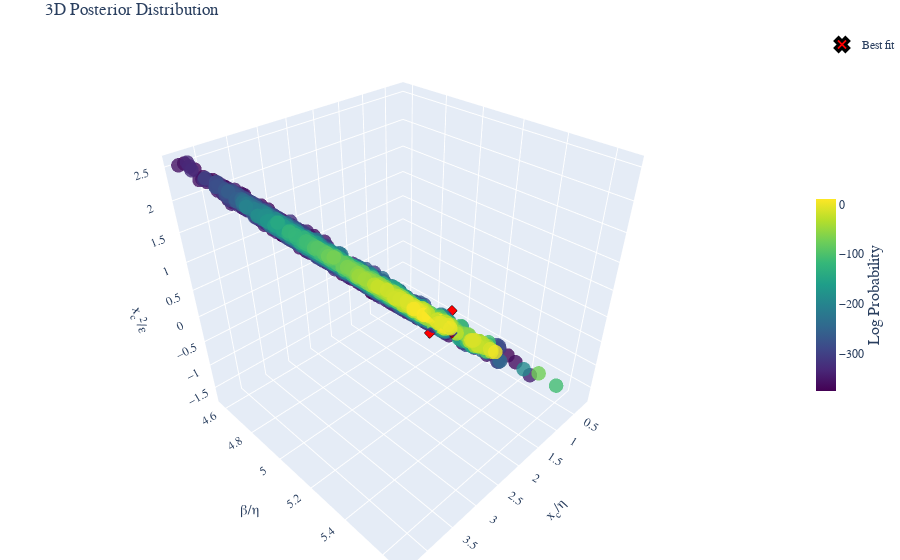

Notebook code for this chart:
### Code cell
post.bins =None
fig =post.plot_posterior3D_interactive([0,1,2],labels=["$x_c/\\eta$","$\\beta/\\eta$","$x_c^2/\\epsilon$","$x_c$","ExtH"], truths=np.log(best_theta_trans),truth_label="Best fit" )
# Save the figure using matplotlib's savefig instead of plotly's write_image
fig.show()
# Save the figure as HTML
html_file_name=file.replace('_post.csv','_3D')
html_path = os.path.join(base_products_folder, 'html_3d_plots', f'{html_file_name}.html')
# Create directory if it doesn't exist
os.makedirs(os.path.dirname(html_path), exist_ok=True)
fig.write_html(html_path)

### Figure 1 — Plotly figure (JSON) as saved in the notebook; plotly's stock layout.template omitted (floating-point values rounded to 4 significant figures; data arrays with more than 128 entries replaced by an {"elided": "..."} marker saying what was removed)
{"data": [{"marker": {"color": {"elided": "3307 float values"}, "colorbar": {"len": 0.4, "thickness": 20, "title": {"font": {"size": 16}, "side": "right", "text": "Log Probability"}, "x": 1.0, "y": 0.5}, "colorscale": [[0.0, "#440154"], [0.1111, "#482878"], [0.2222, "#3e4989"], [0.3333, "#31688e"], [0.4444, "#26828e"], [0.5556, "#1f9e89"], [0.6667, "#35b779"], [0.7778, "#6ece58"], [0.8889, "#b5de2b"], [1.0, "#fde725"]], "opacity": 0.8, "size": 5}, "mode": "markers", "name": "Posterior", "scene": "scene", "showlegend": false, "type": "scatter3d", "x": {"elided": "3307 float values"}, "y": {"elided": "3307 float values"}, "z": {"elided": "3307 float values"}}, {"marker": {"color": "red", "line": {"color": "black", "width": 3}, "size": 12, "symbol": "x"}, "mode": "markers", "name": "Best fit", "scene": "scene", "showlegend": true, "type": "scatter3d", "x": [1.145], "y": [5.062], "z": [-0.8537]}], "layout": {"font": {"family": "Computer Modern"}, "margin": {"b": 0, "l": 0, "r": 0, "t": 30}, "scene": {"aspectmode": "cube", "xaxis": {"exponentformat": "e", "showexponent": "all", "title": {"font": {"size": 14}, "text": "x<sub>c</sub>/η"}}, "yaxis": {"exponentformat": "e", "showexponent": "all", "title": {"font": {"size": 14}, "text": "β/η"}}, "zaxis": {"exponentformat": "e", "showexponent": "all", "title": {"font": {"size": 14}, "text": "x<sub>c</sub><sup>2</sup>/ε"}}}, "title": {"text": "3D Posterior Distribution"}}}
